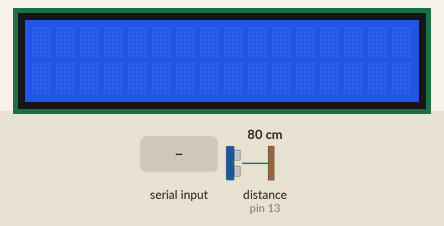
A sketch run on a simulated Arduino Uno, built with avr-gcc and run on an emulated ATmega328P. Shown: 16×2 character LCD. Wiring (inferred from the names in the program): ultrasonic range finder: trigger pin 2; echo pin 13. The inputs (shaded band) are chosen by the test bench; at power-on: distance to the obstacle (sensor on pin 13) 80 cm. The echo pulse lasts 58.3 µs per cm.

Above: at 1.2 s.
1.3 s: "Nothing Unlocked Yet\n" received over Serial
At 2.4 s:
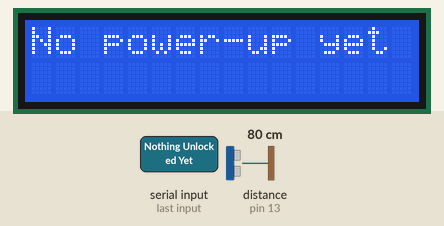
3.0 s: "Plateforms Unlocked\n" received over Serial
At 4.3 s:
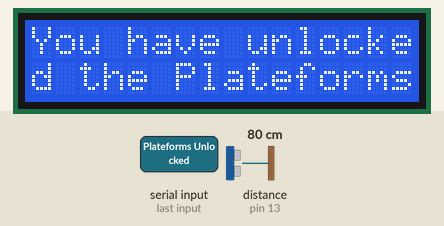
4.6 s: "Jump Unlocked\n" received over Serial
At 6.0 s:
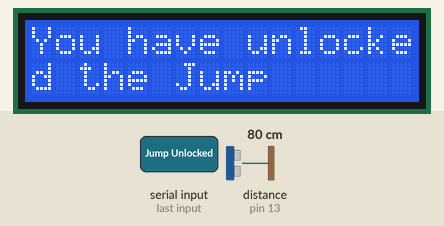
6.3 s: "Inventory Unlocked\n" received over Serial
At 7.6 s:
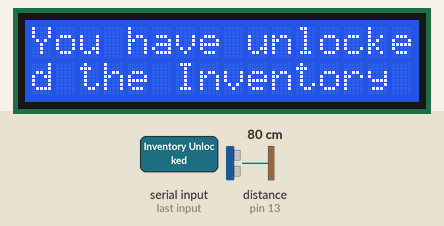
7.9 s: "Walljump Unlocked\n" received over Serial
At 8.4 s:
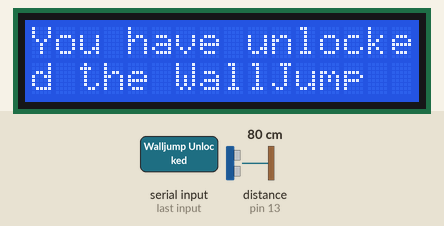
9.5 s: "Gun Unlocked\n" received over Serial
At 9.9 s:
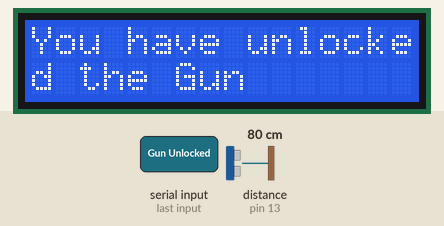
Timing chart, 0 to 12.0 s (numbered marks = the images above; inputs shaded):
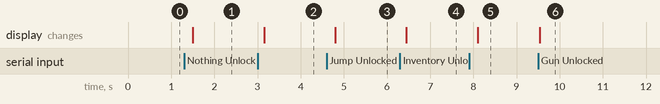

Measured:
- after the input at 1.3 s, the display: changes after 0.20 s (image 1)
- after the input at 3.0 s, the display: changes after 0.15 s (image 2)
- after the input at 4.6 s, the display: changes after 0.20 s (image 3)
- after the input at 6.3 s, the display: changes after 0.15 s (image 4)
- after the input at 7.9 s, the display: changes after 0.20 s (image 5)
- after the input at 9.5 s, the display: changes at once (image 6)

The sketch:

Unity_vers_Arduino.ino
```cpp
#include "LiquidCrystal.h"

LiquidCrystal lcd(12, 11, 10, 9, 8, 7, 6, 5, 4, 3);
//LiquidCrystal lcd(12, 11, 6, 5, 4, 3);

const int trigPin = 2;
const int echoPin = 13;
long duration;
float distance;
float distanceToJump = 7.;

void setup(){
  lcd.begin(16, 2);

  Serial.begin(115200);
  // Wait for a serial connection
  while (!Serial.availableForWrite());

  pinMode(trigPin, OUTPUT);
  pinMode(echoPin, INPUT);
}

void loop(){
  digitalWrite(trigPin, LOW);
  delayMicroseconds(2);
  digitalWrite(trigPin, HIGH);
  delayMicroseconds(10);
  digitalWrite(trigPin, LOW);

  duration = pulseIn(echoPin, HIGH);
  distance = duration * 0.034 / 2; // Convertir en cm

  if (distance < distanceToJump) {
    Serial.println("JUMP");
  }

  delay(200);
}

// Handles incoming messages
// Called by Arduino if any serial data has been received
void serialEvent()
{
  String message = Serial.readStringUntil('\n');
  if (message == "Nothing Unlocked Yet") {
    lcd.clear();
    lcd.print("No power-up yet");
  }
  else if (message == "Plateforms Unlocked") {
    lcd.clear();
    lcd.print("You have unlocke");
    lcd.setCursor(0, 1);
    lcd.print("d the Plateforms");
  }
  else if (message == "Jump Unlocked") {
    lcd.clear();
    lcd.print("You have unlocke");
    lcd.setCursor(0, 1);
    lcd.print("d the Jump");
  }
  else if (message == "Inventory Unlocked") {
    lcd.clear();
    lcd.print("You have unlocke");
    lcd.setCursor(0, 1);
    lcd.print("d the Inventory");
  }
  else if (message == "Walljump Unlocked") {
    lcd.clear();
    lcd.print("You have unlocke");
    lcd.setCursor(0, 1);
    lcd.print("d the WallJump");
  }
  else if (message == "Gun Unlocked") {
    lcd.clear();
    lcd.print("You have unlocke");
    lcd.setCursor(0, 1);
    lcd.print("d the Gun");
  }
}
```
